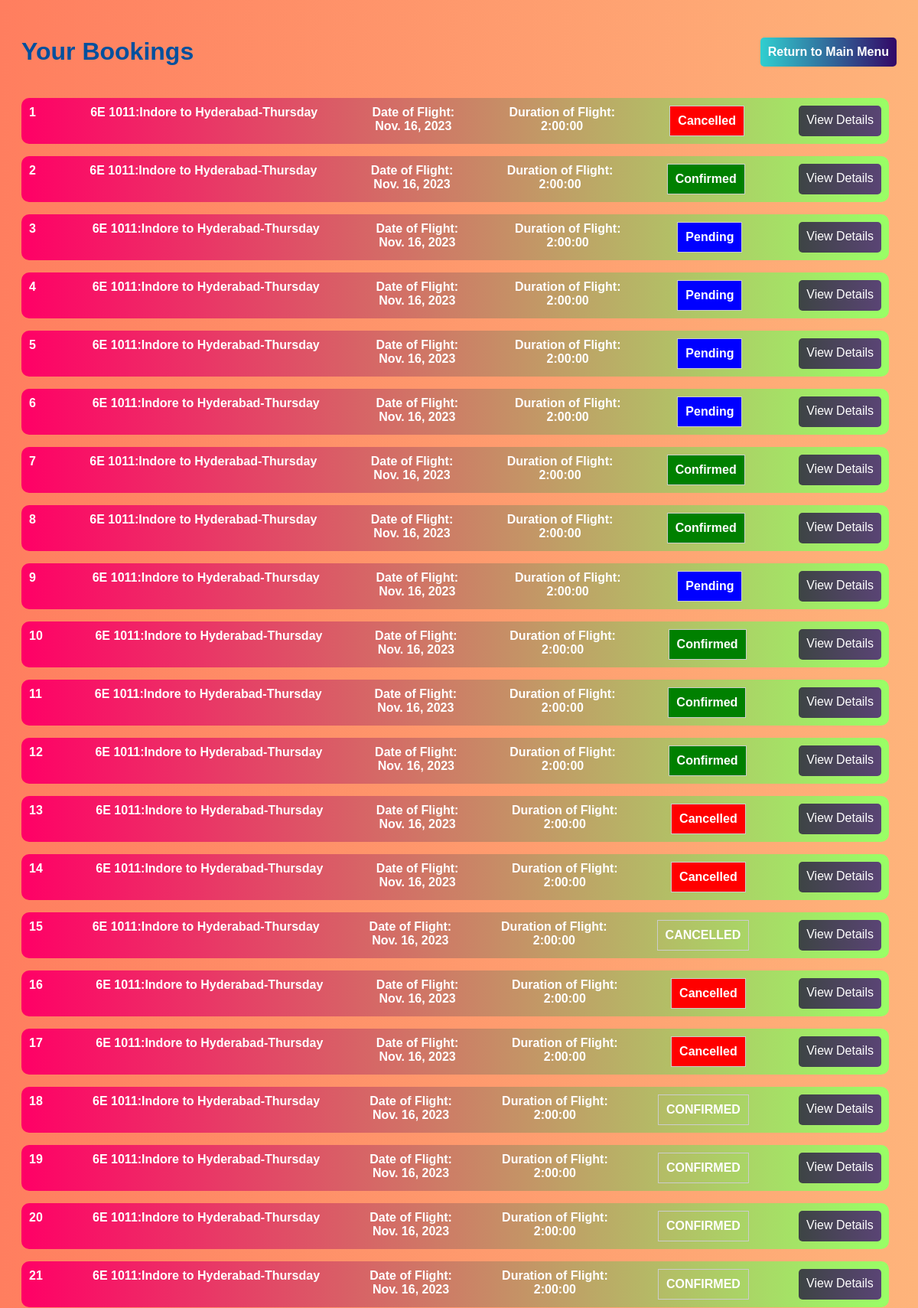
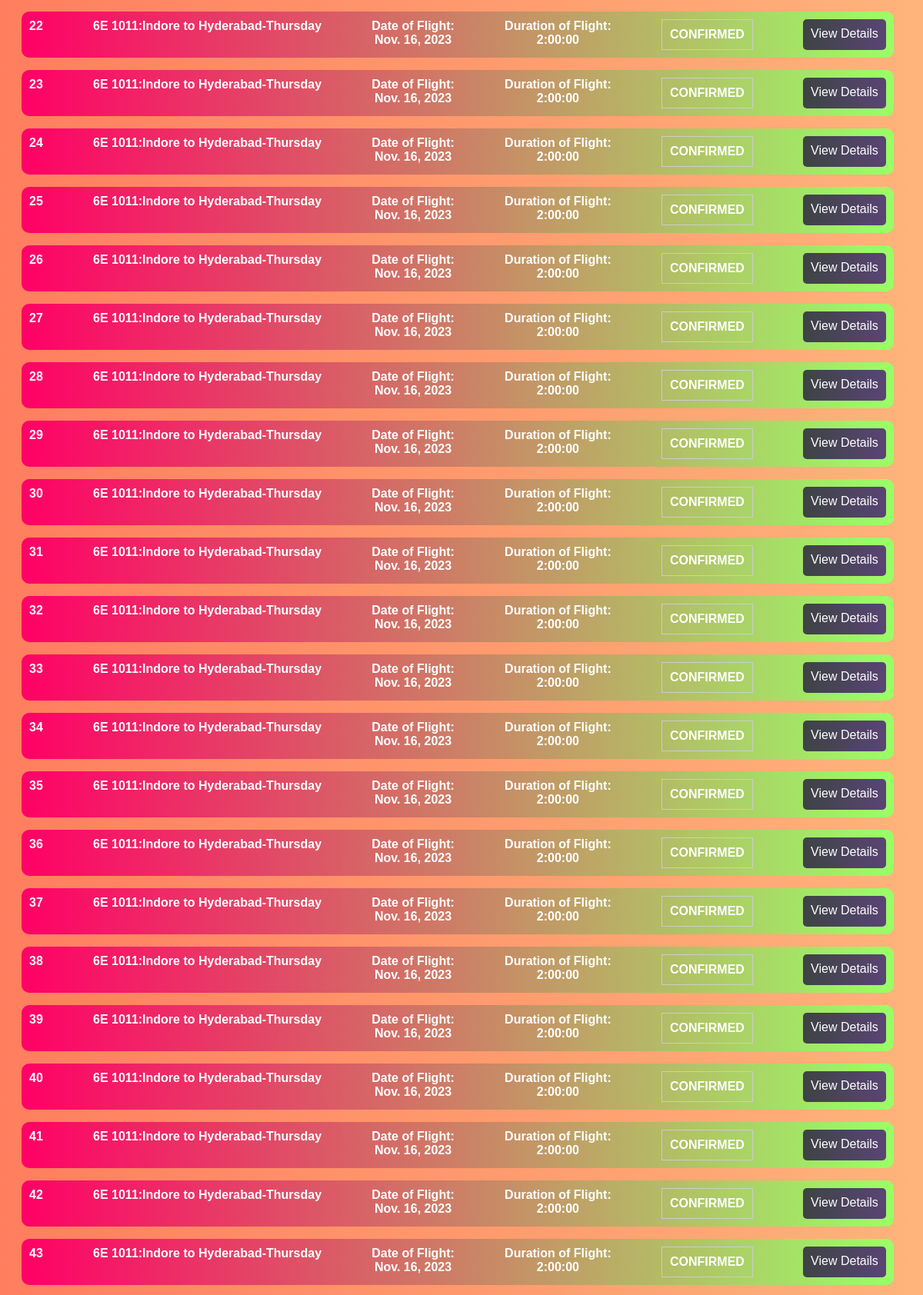
The page /booki/ (signed in, upper part) on the database its author committed (2 pictures, top to bottom).
### app/models.py (models this page shows, shortened)
class Ticket(models.Model):
    user = models.ForeignKey(User,on_delete=models.CASCADE,related_name="bookings", blank=True, null=True)
    ref_no = models.CharField(max_length=6, unique=True)
    passengers = models.JSONField(blank=True, null=True)
    flight = models.ForeignKey(flight, on_delete=models.CASCADE, related_name="tickets", blank=True, null=True)
    flight_ddate = models.DateField(blank=True, null=True)
    flight_adate = models.DateField(blank=True, null=True)
    duration = models.DurationField(blank=True, null=True)
    flight_fare = models.FloatField(blank=True,null=True)
    other_charges = models.FloatField(blank=True,null=True)
    total_fare = models.FloatField(blank=True, null=True)
    booking_date = models.DateTimeField(default=datetime.now)
    mobile = models.CharField(max_length=20,blank=True)
    email = models.EmailField(max_length=45, blank=True)
    status = models.CharField(max_length=45, choices=TICKET_STATUS)

class flight(models.Model):
    flight_id=models.CharField(max_length=100)
    origin=models.CharField(max_length=100)
    destination=models.CharField(max_length=100)
    starttime=models.TimeField(auto_now=False,auto_now_add=False)
    endtime=models.TimeField(auto_now=False,auto_now_add=False)
    economy_price=models.FloatField(max_length=100,null=True)
    bussiness_price=models.FloatField(max_length=100,null=True)
    firstclass_price=models.FloatField(max_length=100,null=True)
    day=models.CharField(max_length=100)
    def __str__(self):
        return f"{self.flight_id}:{self.origin} to {self.destination}-{self.day}"

### app/views.py (the view)
# urls.py: path('booki/', views.booki, name='booki'),
def booki(request):
    if request.user.is_authenticated:
        tickets = Ticket.objects.filter(user=request.user)
        return render(request, 'booki.html', {'tickets': tickets})
    else:
        return HttpResponseRedirect(reverse('login'))

### app/templates/booki.html (shortened to what this page needs)
<!DOCTYPE html>
<html lang="en">
<head>
</head>
<body>
    <div class="header">
        <h1>Your Bookings</h1>
        <a href="{% url 'home' %}" class="return-btn">Return to Main Menu</a>
    </div>
    {% if tickets %}
            {% for ticket in tickets reversed %}
            <ul >
                <li >
                    <strong>{{ forloop.counter }}</strong> <br>
                    <strong>{{ ticket.flight }}</strong> <br>
                    <strong>Date of Flight:<br>{{ ticket.flight_ddate }}</strong> <br>
                    <strong>Duration of Flight:<br>{{ ticket.duration }}</strong> <br>
                    <strong style="border: 1px solid #ccc; padding: 10px; background-color: {% if ticket.status == 'Confirmed' %}green{% elif ticket.status == 'Cancelled' %}red {% elif ticket.status == 'Pending' %}blue{% endif %};">{{ ticket.status }}</strong> <br>
                    <a href="{% url 'ticket_detail' ticket.id %}" class="btn">View Details</a>
                </li>
            </ul>
            {% endfor %}
    {% else %}
        <p>No bookings found.</p>
    {% endif %}
</body>
</html>

### app/templates/booki.html (style rules this page uses)
body { background: linear-gradient(to right, #ff7e5f, #feb47b); color: #fff; font-family: 'Arial', sans-serif; text-align: center; padding: 20px; }
h1 { color: #00509e; }
ul { list-style: none; padding: 0; }
li { background: linear-gradient(to right, #f06, #9f6); border-radius: 10px; padding: 10px; margin: 10px 0; text-align: center; display:block; display:flex; justify-content: space-between; margin-right: 10px; }
a { color: #fff; text-decoration: none; background: linear-gradient(to right, #3d4444, #5a4475); padding: 10px; border-radius: 5px; display: inline-block; }
.header { margin-bottom: 20px; display: flex; justify-content: space-between; align-items: center; }
.return-btn { background: linear-gradient(to right, #30cfd0, #330867); padding: 10px; border-radius: 5px; color: #fff; text-decoration: none; display: inline-block; font-weight: bold; }

### rows shown on the page
Ticket: flight "6E 1011:Indore to Hyderabad-Thursday", flight_ddate "Nov. 16, 2023", duration "2:00:00", status "Cancelled"
Ticket: flight "6E 1011:Indore to Hyderabad-Thursday", flight_ddate "Nov. 16, 2023", duration "2:00:00", status "Confirmed"
Ticket: flight "6E 1011:Indore to Hyderabad-Thursday", flight_ddate "Nov. 16, 2023", duration "2:00:00", status "Pending"
Ticket: flight "6E 1011:Indore to Hyderabad-Thursday", flight_ddate "Nov. 16, 2023", duration "2:00:00", status "Pending"
Ticket: flight "6E 1011:Indore to Hyderabad-Thursday", flight_ddate "Nov. 16, 2023", duration "2:00:00", status "Pending"
Ticket: flight "6E 1011:Indore to Hyderabad-Thursday", flight_ddate "Nov. 16, 2023", duration "2:00:00", status "Pending"
Ticket: flight "6E 1011:Indore to Hyderabad-Thursday", flight_ddate "Nov. 16, 2023", duration "2:00:00", status "Confirmed"
Ticket: flight "6E 1011:Indore to Hyderabad-Thursday", flight_ddate "Nov. 16, 2023", duration "2:00:00", status "Confirmed"
Ticket: flight "6E 1011:Indore to Hyderabad-Thursday", flight_ddate "Nov. 16, 2023", duration "2:00:00", status "Pending"
Ticket: flight "6E 1011:Indore to Hyderabad-Thursday", flight_ddate "Nov. 16, 2023", duration "2:00:00", status "Confirmed"
Ticket: flight "6E 1011:Indore to Hyderabad-Thursday", flight_ddate "Nov. 16, 2023", duration "2:00:00", status "Confirmed"
Ticket: flight "6E 1011:Indore to Hyderabad-Thursday", flight_ddate "Nov. 16, 2023", duration "2:00:00", status "Confirmed"
Ticket: flight "6E 1011:Indore to Hyderabad-Thursday", flight_ddate "Nov. 16, 2023", duration "2:00:00", status "Cancelled"
Ticket: flight "6E 1011:Indore to Hyderabad-Thursday", flight_ddate "Nov. 16, 2023", duration "2:00:00", status "Cancelled"
Ticket: flight "6E 1011:Indore to Hyderabad-Thursday", flight_ddate "Nov. 16, 2023", duration "2:00:00", status "CANCELLED"
Ticket: flight "6E 1011:Indore to Hyderabad-Thursday", flight_ddate "Nov. 16, 2023", duration "2:00:00", status "Cancelled"
Ticket: flight "6E 1011:Indore to Hyderabad-Thursday", flight_ddate "Nov. 16, 2023", duration "2:00:00", status "Cancelled"
Ticket: flight "6E 1011:Indore to Hyderabad-Thursday", flight_ddate "Nov. 16, 2023", duration "2:00:00", status "CONFIRMED"
Ticket: flight "6E 1011:Indore to Hyderabad-Thursday", flight_ddate "Nov. 16, 2023", duration "2:00:00", status "CONFIRMED"
Ticket: flight "6E 1011:Indore to Hyderabad-Thursday", flight_ddate "Nov. 16, 2023", duration "2:00:00", status "CONFIRMED"
Ticket: flight "6E 1011:Indore to Hyderabad-Thursday", flight_ddate "Nov. 16, 2023", duration "2:00:00", status "CONFIRMED"
Ticket: flight "6E 1011:Indore to Hyderabad-Thursday", flight_ddate "Nov. 16, 2023", duration "2:00:00", status "CONFIRMED"
Ticket: flight "6E 1011:Indore to Hyderabad-Thursday", flight_ddate "Nov. 16, 2023", duration "2:00:00", status "CONFIRMED"
Ticket: flight "6E 1011:Indore to Hyderabad-Thursday", flight_ddate "Nov. 16, 2023", duration "2:00:00", status "CONFIRMED"
Ticket: flight "6E 1011:Indore to Hyderabad-Thursday", flight_ddate "Nov. 16, 2023", duration "2:00:00", status "CONFIRMED"
Ticket: flight "6E 1011:Indore to Hyderabad-Thursday", flight_ddate "Nov. 16, 2023", duration "2:00:00", status "CONFIRMED"
Ticket: flight "6E 1011:Indore to Hyderabad-Thursday", flight_ddate "Nov. 16, 2023", duration "2:00:00", status "CONFIRMED"
Ticket: flight "6E 1011:Indore to Hyderabad-Thursday", flight_ddate "Nov. 16, 2023", duration "2:00:00", status "CONFIRMED"
Ticket: flight "6E 1011:Indore to Hyderabad-Thursday", flight_ddate "Nov. 16, 2023", duration "2:00:00", status "CONFIRMED"
Ticket: flight "6E 1011:Indore to Hyderabad-Thursday", flight_ddate "Nov. 16, 2023", duration "2:00:00", status "CONFIRMED"
Ticket: flight "6E 1011:Indore to Hyderabad-Thursday", flight_ddate "Nov. 16, 2023", duration "2:00:00", status "CONFIRMED"
Ticket: flight "6E 1011:Indore to Hyderabad-Thursday", flight_ddate "Nov. 16, 2023", duration "2:00:00", status "CONFIRMED"
Ticket: flight "6E 1011:Indore to Hyderabad-Thursday", flight_ddate "Nov. 16, 2023", duration "2:00:00", status "CONFIRMED"
Ticket: flight "6E 1011:Indore to Hyderabad-Thursday", flight_ddate "Nov. 16, 2023", duration "2:00:00", status "CONFIRMED"
Ticket: flight "6E 1011:Indore to Hyderabad-Thursday", flight_ddate "Nov. 16, 2023", duration "2:00:00", status "CONFIRMED"
Ticket: flight "6E 1011:Indore to Hyderabad-Thursday", flight_ddate "Nov. 16, 2023", duration "2:00:00", status "CONFIRMED"
Ticket: flight "6E 1011:Indore to Hyderabad-Thursday", flight_ddate "Nov. 16, 2023", duration "2:00:00", status "CONFIRMED"
Ticket: flight "6E 1011:Indore to Hyderabad-Thursday", flight_ddate "Nov. 16, 2023", duration "2:00:00", status "CONFIRMED"
Ticket: flight "6E 1011:Indore to Hyderabad-Thursday", flight_ddate "Nov. 16, 2023", duration "2:00:00", status "CONFIRMED"
Ticket: flight "6E 1011:Indore to Hyderabad-Thursday", flight_ddate "Nov. 16, 2023", duration "2:00:00", status "CONFIRMED"
Ticket: flight "6E 1011:Indore to Hyderabad-Thursday", flight_ddate "Nov. 16, 2023", duration "2:00:00", status "CONFIRMED"
Ticket: flight "6E 1011:Indore to Hyderabad-Thursday", flight_ddate "Nov. 16, 2023", duration "2:00:00", status "CONFIRMED"
Ticket: flight "6E 1011:Indore to Hyderabad-Thursday", flight_ddate "Nov. 16, 2023", duration "2:00:00", status "CONFIRMED"
